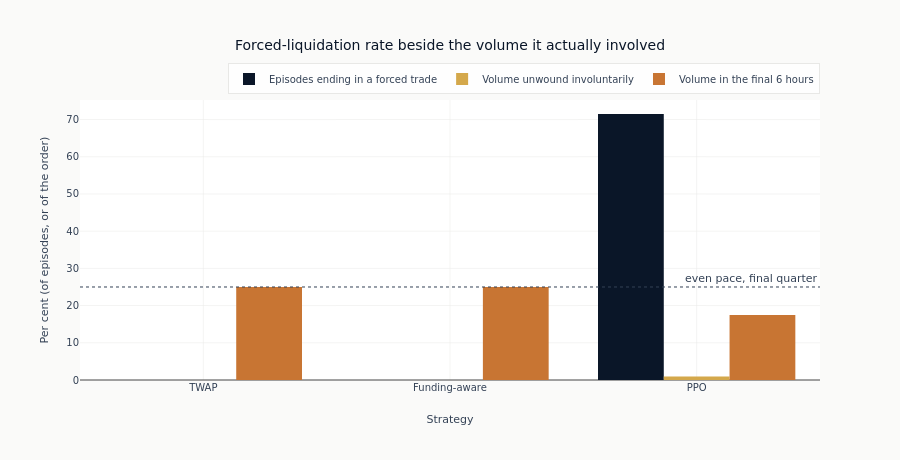

Notebook code cell kept with this figure:
### Markdown cell above
## 8. Forced liquidation, and how to read it

The flag fires when a policy reaches the final hour still holding more than it
sells there, either because it paced too slowly or because the schedule and
participation caps bind. The environment unwinds the remainder against that
same bar and charges both legs on their combined participation.

The rate counts *episodes that ended with an involuntary trade*. On its own it
does not say the policy back-loaded, and it says nothing about how much was
unwound. Read it against the volume columns: a policy can execute less of the
order late than TWAP does and still leave a residual it fails to clear on the
last bar, which is a pacing failure of a completely different kind from
postponement.

### Code cell
fig = go.Figure()
for label, key in [
    ("Episodes ending in a forced trade", "forced_liq_rate"),
    ("Volume unwound involuntarily", "forced_share_pct"),
    (f"Volume in the final {EXECUTION_HORIZON // 4} hours", "final_quarter_share_pct"),
]:
    fig.add_trace(
        go.Bar(x=list(STRATEGIES), y=[results[name][key] for name in STRATEGIES], name=label)
    )
fig.add_hline(
    y=25.0,
    line=dict(color=COLORS["neutral"], width=1, dash="dot"),
    annotation_text="even pace, final quarter",
)
fig.update_layout(
    title="Forced-liquidation rate beside the volume it actually involved",
    xaxis_title="Strategy",
    yaxis_title="Per cent (of episodes, or of the order)",
    barmode="group",
    height=460,
    legend=dict(orientation="h", yanchor="bottom", y=1.02, xanchor="right", x=1),
)
show_plotly_with_alt(
    fig,
    "Grouped bars per strategy giving the percentage of episodes that ended with a forced trade, the percentage of the order unwound involuntarily, and the percentage traded in the final quarter of the horizon, against a dotted line at the even-pace share of a quarter.",
)

### Figure 1 — Plotly figure (JSON) as saved in the notebook; plotly's stock layout.template omitted (floating-point values rounded to 4 significant figures)
{"data": [{"name": "Episodes ending in a forced trade", "type": "bar", "x": ["TWAP", "Funding-aware", "PPO"], "y": [0.0, 0.0, 71.5]}, {"name": "Volume unwound involuntarily", "type": "bar", "x": ["TWAP", "Funding-aware", "PPO"], "y": [0.0, 0.0, 0.9206]}, {"name": "Volume in the final 6 hours", "type": "bar", "x": ["TWAP", "Funding-aware", "PPO"], "y": [25.0, 25.01, 17.49]}], "layout": {"annotations": [{"showarrow": false, "text": "even pace, final quarter", "x": 1, "xanchor": "right", "xref": "x domain", "y": 25.0, "yanchor": "bottom", "yref": "y"}], "barmode": "group", "height": 460, "legend": {"orientation": "h", "x": 1, "xanchor": "right", "y": 1.02, "yanchor": "bottom"}, "shapes": [{"line": {"color": "#334155", "dash": "dot", "width": 1}, "type": "line", "x0": 0, "x1": 1, "xref": "x domain", "y0": 25.0, "y1": 25.0, "yref": "y"}], "title": {"text": "Forced-liquidation rate beside the volume it actually involved"}, "xaxis": {"title": {"text": "Strategy"}}, "yaxis": {"title": {"text": "Per cent (of episodes, or of the order)"}}}}
